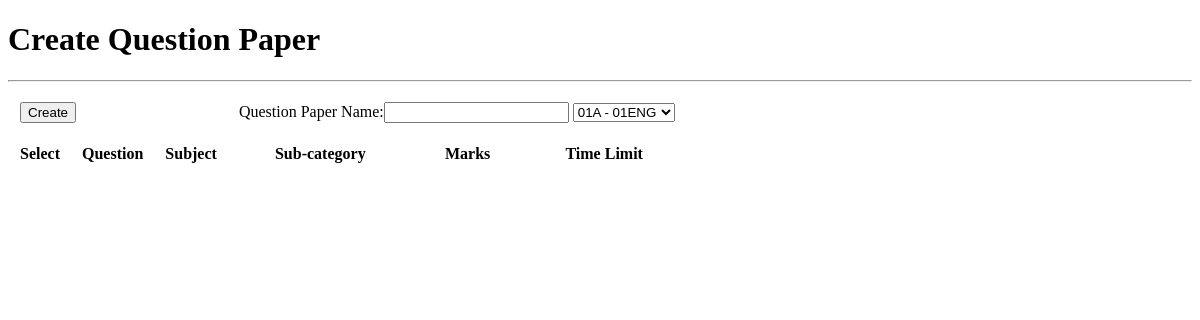
Page /teacher/multiplechoice/2/createtest/createquestionpaper/ on the earlier database version.
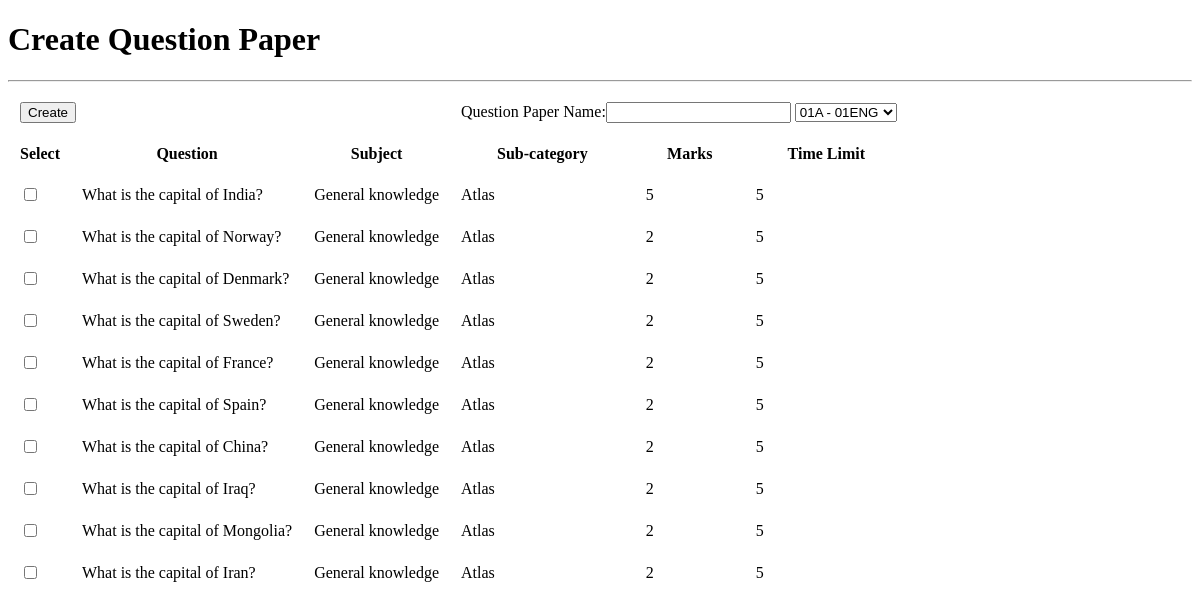
Same page on the later database version.
### Question_Bank/models.py (models this page shows, shortened)
class Questions(models.Model):
    statement = models.TextField(max_length=200)
    correctOption = models.CharField(max_length=2)
    option1 = models.CharField(max_length=50)
    option2 = models.CharField(max_length=50)
    option3 = models.CharField(max_length=50)
    option4 = models.CharField(max_length=50)
    image1 = models.ImageField(upload_to = 'pic_folder/', default = None)
    image2 = models.ImageField(upload_to = 'pic_folder/', default = None)
    maxMarks = models.IntegerField()
    subject = models.CharField(max_length=20, default='NA')
    subCategory = models.CharField(max_length=20)
    difficultyLevel = models.IntegerField(default=2)        # 1 to 5 for increasing toughness
    timeLimit = models.IntegerField()
    createdby = models.ForeignKey(Personal_Info)

### Question_Bank/views.py (the view)
def createquestionpaper(request, index):
    questions = Questions.objects.all()
    person = Personal_Info.objects.get(Index=index)
    teacher = Teachers.objects.get(Index=person)
    subjects = SubjectAllotment.objects.filter(Teacher=teacher)
    return render(request, 'questionpaper/createquestionpaper.html', {'context': questions, 'index': index, 'subjects': subjects})

### principal/models.py (called while the page is built)
    def __str__(self):
        return str(self.SubjectCode)

### teacher/models.py (called while the page is built)
    def __str__(self):
        return str(self.ClassSection)

### Question_Bank/templates/questionpaper/createquestionpaper.html (shortened to what this page needs)
<!DOCTYPE html>
<html lang="en">
<head>
</head>
<body>
<h1>Create Question Paper</h1><hr>
<form action="/teacher/multiplechoice/{{ index }}/createtest/createquestionpaper/create/" method="post">
<table cellpadding="10">
    <tr><td colspan="3"><input type="submit" value="Create"></td><td colspan="3">Question Paper Name:<input name="qname" type="text">
    <select name="class">
        {% for i in subjects %}
            <option value="{{ i.id }}">{{ i.Class }} - {{ i.Subject }}</option>
        {% endfor %}
    </select></td></tr>
    <tr><th>Select</th><th>Question</th><th>Subject</th><th>Sub-category</th><th>Marks</th><th>Time Limit</th></tr>
{% for i in context %}
    <tr>
        <td><input type="checkbox" name="{{ i.id }}"></td>
        <td>{{ i.statement }}</td>
        <td>{{ i.subject }}</td>
        <td>{{ i.subCategory }}</td>
        <td>{{ i.maxMarks }}</td>
        <td>{{ i.timeLimit }}</td>
    </tr>
{% endfor %}
</table>
</form>
</body>
</html>

Differences in the rows shown:
added Questions: statement "What is the capital of India?", subject "General knowledge", subCategory "Atlas", maxMarks "5", timeLimit "5"
added Questions: statement "What is the capital of Norway?", subject "General knowledge", subCategory "Atlas", maxMarks "2", timeLimit "5"
added Questions: statement "What is the capital of Denmark?", subject "General knowledge", subCategory "Atlas", maxMarks "2", timeLimit "5"
added Questions: statement "What is the capital of Sweden?", subject "General knowledge", subCategory "Atlas", maxMarks "2", timeLimit "5"
added Questions: statement "What is the capital of France?", subject "General knowledge", subCategory "Atlas", maxMarks "2", timeLimit "5"
added Questions: statement "What is the capital of Spain?", subject "General knowledge", subCategory "Atlas", maxMarks "2", timeLimit "5"
added Questions: statement "What is the capital of China?", subject "General knowledge", subCategory "Atlas", maxMarks "2", timeLimit "5"
added Questions: statement "What is the capital of Iraq?", subject "General knowledge", subCategory "Atlas", maxMarks "2", timeLimit "5"
added Questions: statement "What is the capital of Mongolia?", subject "General knowledge", subCategory "Atlas", maxMarks "2", timeLimit "5"
added Questions: statement "What is the capital of Iran?", subject "General knowledge", subCategory "Atlas", maxMarks "2", timeLimit "5"
